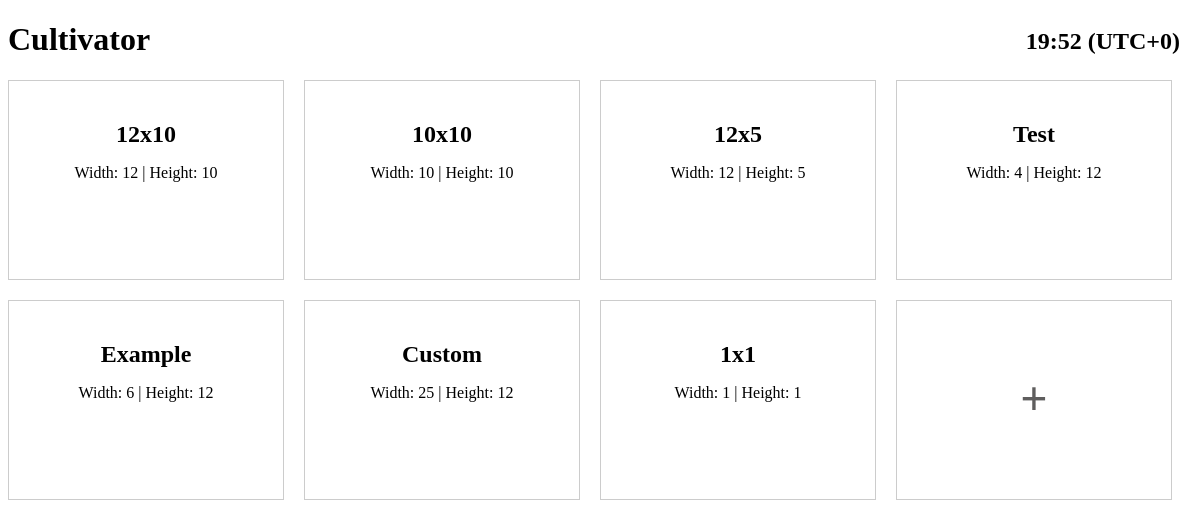
The page / on the database its author committed.
### tables this page shows
CREATE TABLE crop_grids (
                        id INTEGER PRIMARY KEY AUTOINCREMENT,
                        name TEXT,
                        width INTEGER NOT NULL,
                        height INTEGER NOT NULL
                     );

### main.py (the view)
@app.route('/')
def index():
    db = get_db()
    c = db.cursor()
    c.execute('''SELECT * FROM crop_grids ORDER BY id DESC''')
    grids = c.fetchall()
    return render_template('index.html', grids=grids)

### main.py (called while the page is built)
def get_db():
    db = getattr(g, '_database', None)
    if db is None:
        db = g._database = sqlite3.connect(app.config['DATABASE'])
    return db

@app.teardown_appcontext
def close_connection(exception):
    db = getattr(g, '_database', None)
    if db is not None:
        db.close()

### templates/index.html (shortened to what this page needs)
<!DOCTYPE html>
<html>
<head>
</head>
<body>
    <h1>Cultivator</h1>
    <div id="clock"></div>
    <div class="grid-container">
        {% for grid in grids %}
            <div class="grid-item" id="grid{{ grid[0] }}">
                <h2>{{ grid[1] }}</h2>
                <p>Width: {{ grid[2] }} | Height: {{ grid[3] }}</p>
            </div>
        {% endfor %}
        <div class="grid-item">
            <div class="add-button-container" id="addButton">
                <div class="add-button">+</div>
            </div>
        </div>
    </div>
</body>
</html>

### templates/index.html (style rules this page uses)
.grid-container { display: flex; flex-wrap: wrap; gap: 20px; position: relative; }
.grid-item { border: 1px solid #ccc; padding: 20px; width: calc(25% - 20px); height: 200px; box-sizing: border-box; text-decoration: none; color: black; text-align: center; position: relative; overflow: hidden; }
.grid-item h2 { margin-bottom: 5px; }
.grid-item p { margin-bottom: 15px; }
.add-button-container { position: absolute; text-decoration: none; cursor: pointer; width: calc(25% - 20px); height: 200px; box-sizing: border-box; text-align: center; display: flex; justify-content: center; align-items: center; bottom: 0; left: 0; right: 0; margin: auto; }
.add-button { font-size: 48px; line-height: 1; font-weight: bold; color: rgb(95, 94, 94) }
#clock { position: absolute; top: 28px; right: 20px; font-size: 24px; font-weight: bold; }

### rows shown on the page
crop_grids: name "12x10", width "12", height "10"
crop_grids: name "10x10", width "10", height "10"
crop_grids: name "12x5", width "12", height "5"
crop_grids: name "Test", width "4", height "12"
crop_grids: name "Example", width "6", height "12"
crop_grids: name "Custom", width "25", height "12"
crop_grids: name "1x1", width "1", height "1"
